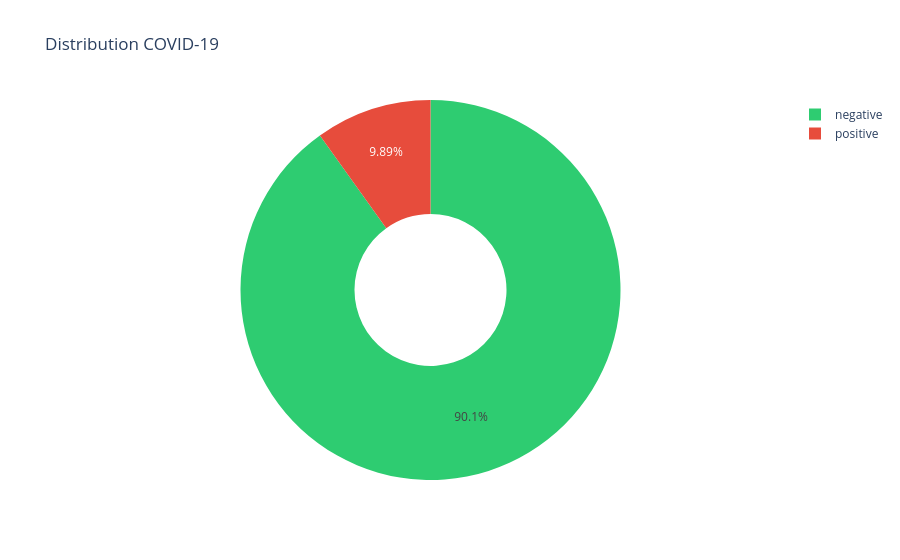
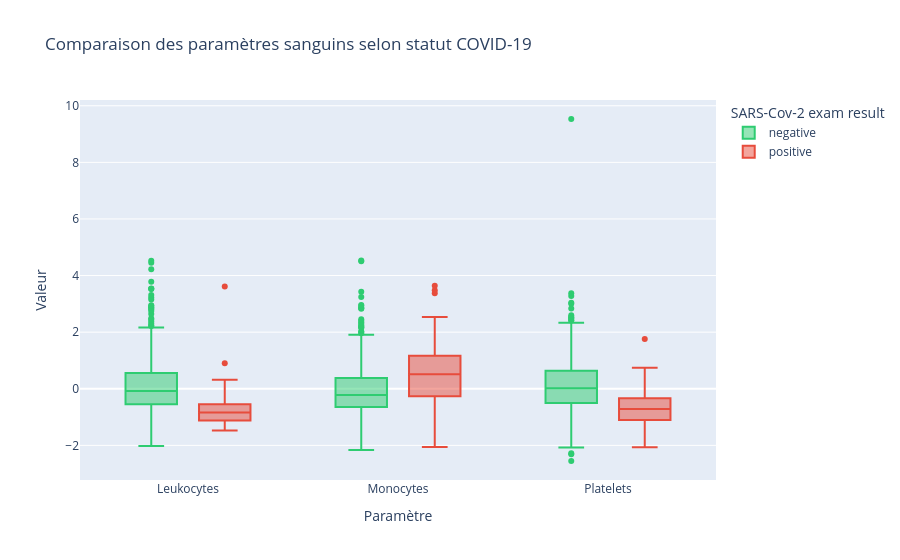
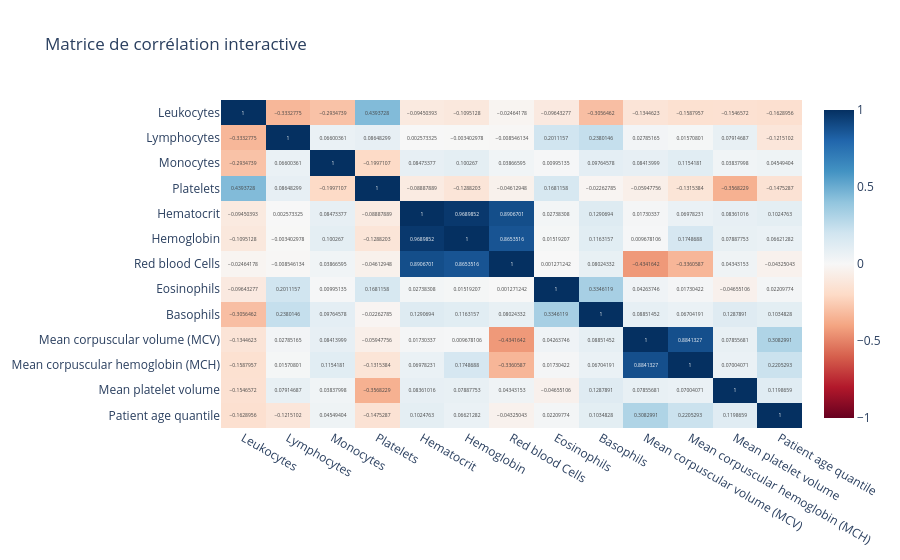

Source (notebook cell) for these figures, in order:
### Markdown cell above
Niveau Avancé

### Code cell
# ============================================================
# BONUS 1 : DASHBOARD INTERACTIF AVEC PLOTLY
# ============================================================

import plotly.express as px
import plotly.graph_objects as go
from plotly.subplots import make_subplots

print('=' * 70)
print('  📊 BONUS 1 — DASHBOARD INTERACTIF PLOTLY')
print('=' * 70)

# 1. Distribution de la cible (camembert interactif)
fig1 = px.pie(names=dist.index, values=dist.values, 
              title='Distribution COVID-19',
              color=dist.index, color_discrete_map={'negative': COLOR_NEG, 'positive': COLOR_POS},
              hole=0.4)
fig1.show()

# 2. Boxplots interactifs des taux sanguins
if available_blood:
    # Préparer les données
    blood_data = df[available_blood + [TARGET]].dropna()
    blood_melted = blood_data.melt(id_vars=TARGET, value_vars=available_blood,
                                    var_name='Paramètre', value_name='Valeur')
    
    fig2 = px.box(blood_melted, x='Paramètre', y='Valeur', color=TARGET,
                  title='Comparaison des paramètres sanguins selon statut COVID-19',
                  color_discrete_map={'negative': COLOR_NEG, 'positive': COLOR_POS})
    fig2.show()

# 3. Scatter plot interactif (âge vs paramètre sanguin)
if 'Patient age quantile' in df.columns and available_blood:
    fig3 = px.scatter(df.dropna(), x='Patient age quantile', y=available_blood[0], 
                      color=TARGET, title=f'Âge vs {available_blood[0]}',
                      color_discrete_map={'negative': COLOR_NEG, 'positive': COLOR_POS},
                      hover_data=['Patient age quantile'])
    fig3.show()

# 4. Heatmap interactive des corrélations
fig4 = px.imshow(corr_matrix, text_auto=True, aspect='auto',
                 title='Matrice de corrélation interactive',
                 color_continuous_scale='RdBu', zmin=-1, zmax=1)
fig4.show()

print('✅ Dashboard interactif créé (ouvre dans le navigateur)')

### Figure 1 — Plotly figure (JSON) as saved in the notebook; plotly's stock layout.template omitted (floating-point values rounded to 4 significant figures)
{"data": [{"customdata": [["negative"], ["positive"]], "domain": {"x": [0, 1], "y": [0, 1]}, "hole": 0.4, "hovertemplate": "label=%{label}<br>value=%{value}<br>color=%{customdata[0]}<extra></extra>", "labels": ["negative", "positive"], "legendgroup": "", "marker": {"colors": ["#2ECC71", "#E74C3C"]}, "name": "", "showlegend": true, "type": "pie", "values": [5086, 558]}], "layout": {"legend": {"tracegroupgap": 0}, "title": {"text": "Distribution COVID-19"}}}

### Figure 2 — Plotly figure (JSON) as saved in the notebook; plotly's stock layout.template omitted (floating-point values rounded to 4 significant figures; data arrays with more than 128 entries replaced by an {"elided": "..."} marker saying what was removed)
{"data": [{"alignmentgroup": "True", "hovertemplate": "SARS-Cov-2 exam result=negative<br>Paramètre=%{x}<br>Valeur=%{y}<extra></extra>", "legendgroup": "negative", "marker": {"color": "#2ECC71"}, "name": "negative", "notched": false, "offsetgroup": "negative", "orientation": "v", "showlegend": true, "type": "box", "x": {"elided": "1554 str values"}, "x0": " ", "xaxis": "x", "y": {"elided": "1554 float values"}, "y0": " ", "yaxis": "y"}, {"alignmentgroup": "True", "hovertemplate": "SARS-Cov-2 exam result=positive<br>Paramètre=%{x}<br>Valeur=%{y}<extra></extra>", "legendgroup": "positive", "marker": {"color": "#E74C3C"}, "name": "positive", "notched": false, "offsetgroup": "positive", "orientation": "v", "showlegend": true, "type": "box", "x": {"elided": "249 str values"}, "x0": " ", "xaxis": "x", "y": {"elided": "249 float values"}, "y0": " ", "yaxis": "y"}], "layout": {"boxmode": "group", "legend": {"title": {"text": "SARS-Cov-2 exam result"}, "tracegroupgap": 0}, "title": {"text": "Comparaison des paramètres sanguins selon statut COVID-19"}, "xaxis": {"anchor": "y", "domain": [0, 1], "title": {"text": "Paramètre"}}, "yaxis": {"anchor": "x", "domain": [0, 1], "title": {"text": "Valeur"}}}}

### Figure 3 — Plotly figure (JSON) as saved in the notebook; plotly's stock layout.template omitted (floating-point values rounded to 4 significant figures; data arrays with more than 128 entries replaced by an {"elided": "..."} marker saying what was removed)
{"data": [{"coloraxis": "coloraxis", "hovertemplate": "x: %{x}<br>y: %{y}<br>color: %{z}<extra></extra>", "name": "0", "texttemplate": "%{z}", "type": "heatmap", "x": ["Leukocytes", "Lymphocytes", "Monocytes", "Platelets", "Hematocrit", "Hemoglobin", "Red blood Cells", "Eosinophils", "Basophils", "Mean corpuscular volume (MCV)", "Mean corpuscular hemoglobin (MCH)", "Mean platelet volume", "Patient age quantile"], "xaxis": "x", "y": ["Leukocytes", "Lymphocytes", "Monocytes", "Platelets", "Hematocrit", "Hemoglobin", "Red blood Cells", "Eosinophils", "Basophils", "Mean corpuscular volume (MCV)", "Mean corpuscular hemoglobin (MCH)", "Mean platelet volume", "Patient age quantile"], "yaxis": "y", "z": {"elided": "13x13 float values"}}], "layout": {"coloraxis": {"cmax": 1, "cmin": -1, "colorscale": [[0, "rgb(103,0,31)"], [0.1, "rgb(178,24,43)"], [0.2, "rgb(214,96,77)"], [0.3, "rgb(244,165,130)"], [0.4, "rgb(253,219,199)"], [0.5, "rgb(247,247,247)"], [0.6, "rgb(209,229,240)"], [0.7, "rgb(146,197,222)"], [0.8, "rgb(67,147,195)"], [0.9, "rgb(33,102,172)"], [1, "rgb(5,48,97)"]]}, "title": {"text": "Matrice de corrélation interactive"}, "xaxis": {"anchor": "y", "domain": [0, 1]}, "yaxis": {"anchor": "x", "autorange": "reversed", "domain": [0, 1]}}}
